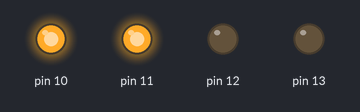
The sketch below on a simulated Arduino Uno, built with avr-gcc and run on an emulated ATmega328P. On the bench: output pins drawn as LEDs (lit = HIGH).

Above: at 0.2 s.
At 2.6 s:
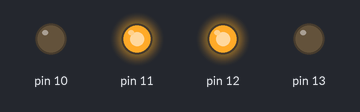
At 3.9 s:
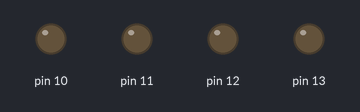
Timing chart, 0 to 6.4 s (numbered marks = the images above):
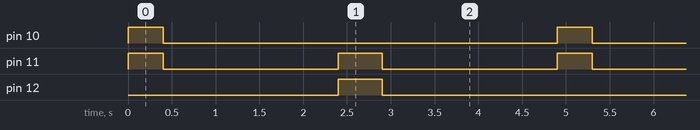

The sketch:

sketch_oct04b.ino
```cpp
void setup() {
  // put your setup code here, to run once:
pinMode(13,OUTPUT);
pinMode(12,OUTPUT);
pinMode(11,OUTPUT);
pinMode(10,OUTPUT);
}

void loop() {
  // put your main code here, to run repeatedly:
//едем вперед
digitalWrite(11,HIGH);//левое вперед
digitalWrite(10,HIGH);//правое вперед
delay(400);
digitalWrite(11,LOW);//правое стоп
digitalWrite(10,LOW);//левое стоп
delay(2000);
//поворот на лево
digitalWrite(11,HIGH);//левое вперед
digitalWrite(12,HIGH);//правое вперед
delay(500);
digitalWrite(11,LOW);//левое стоп
digitalWrite(12,LOW);//правое стоп
delay(2000);
}
```

Measured:
- by itself, pin 10: alternates HIGH for 0.40 s and LOW for 4.5 s
- by itself, pin 11: alternates HIGH for 0.40 s and LOW for 2.0 s
- by itself, pin 12: alternates HIGH for 0.50 s and LOW for 4.4 s
